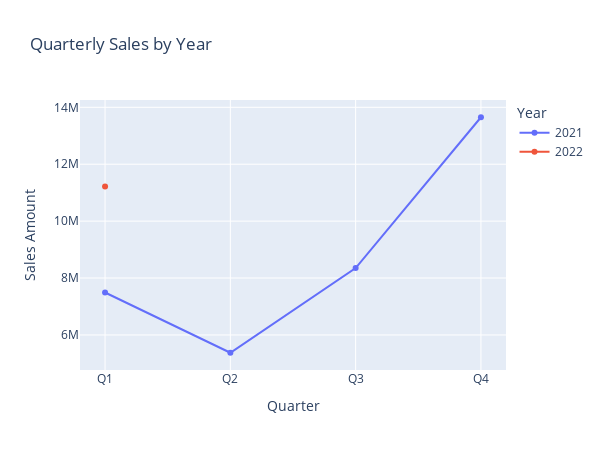

Notebook code for this chart:
### Code cell
fig = px.line(
    quarterly_sales,
    x="Quarter",
    y="Sales_Amount",
    markers=True,
    color="Year",
    title="Quarterly Sales by Year"
)
fig.update_layout(
    width=600,
    height=450,
    yaxis_title="Sales Amount"
)
fig.show()
print()
fig.write_image("Quarterly Sales by Year.png",height=400,width=600)
Image("Quarterly Sales by Year.png")

### Figure 1 — Plotly figure (JSON) as saved in the notebook; plotly's stock layout.template omitted (floating-point values rounded to 4 significant figures)
{"data": [{"hovertemplate": "Year=2021<br>Quarter=%{x}<br>Sales_Amount=%{y}<extra></extra>", "legendgroup": "2021", "line": {"color": "#636efa", "dash": "solid"}, "marker": {"symbol": "circle"}, "mode": "lines+markers", "name": "2021", "orientation": "v", "showlegend": true, "type": "scatter", "x": ["Q1", "Q2", "Q3", "Q4"], "xaxis": "x", "y": [7491000.0, 5374000.0, 8351000.0, 13650000.0], "yaxis": "y"}, {"hovertemplate": "Year=2022<br>Quarter=%{x}<br>Sales_Amount=%{y}<extra></extra>", "legendgroup": "2022", "line": {"color": "#EF553B", "dash": "solid"}, "marker": {"symbol": "circle"}, "mode": "lines+markers", "name": "2022", "orientation": "v", "showlegend": true, "type": "scatter", "x": ["Q1"], "xaxis": "x", "y": [11220000.0], "yaxis": "y"}], "layout": {"height": 450, "legend": {"title": {"text": "Year"}, "tracegroupgap": 0}, "title": {"text": "Quarterly Sales by Year"}, "width": 600, "xaxis": {"anchor": "y", "autorange": true, "domain": [0, 1], "range": [-0.2001, 3.2], "title": {"text": "Quarter"}, "type": "category"}, "yaxis": {"anchor": "x", "autorange": true, "domain": [0, 1], "range": [4768000.0, 14260000.0], "title": {"text": "Sales Amount"}, "type": "linear"}}}
